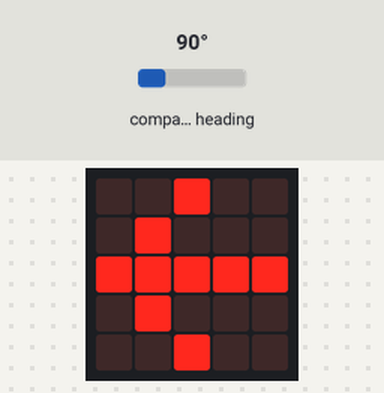
Bench run of a program on a simulated BBC micro:bit (MakeCode). On the bench: the board's 5×5 LED display. The inputs (shaded band) are chosen by the test bench; at power-on: compass heading 90°. The compass is already calibrated.

Above: at 1.2 s.
1.3 s: compass heading set to 7°
At 2.5 s:
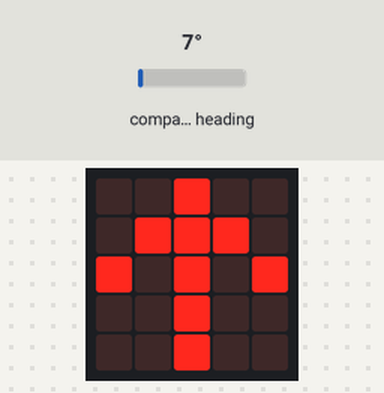
3.1 s: compass heading set to 180°
At 4.5 s:
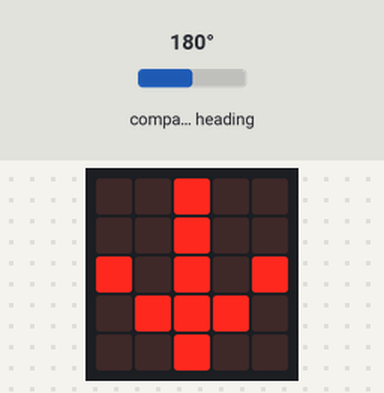
5.3 s: compass heading set to 269°
At 6.4 s:
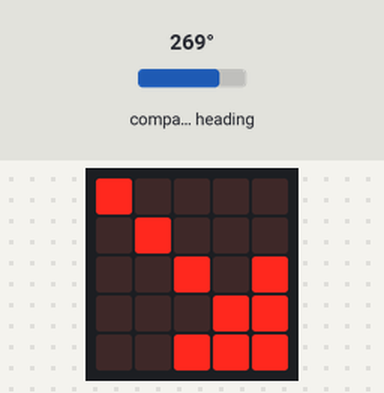
7.6 s: compass heading set to 352°
At 9.5 s:
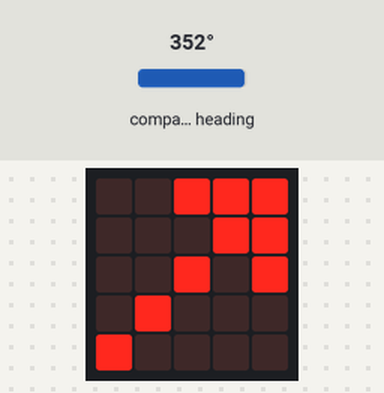
9.8 s: compass heading set to 311°
At 11.5 s:
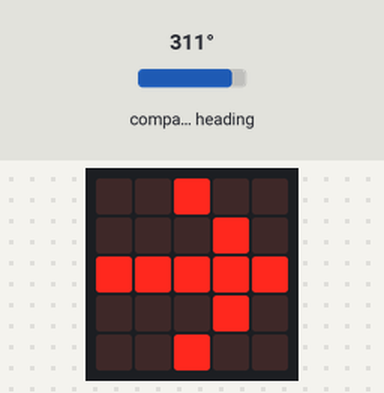
12.0 s: compass heading set to 90°
At 13.5 s:
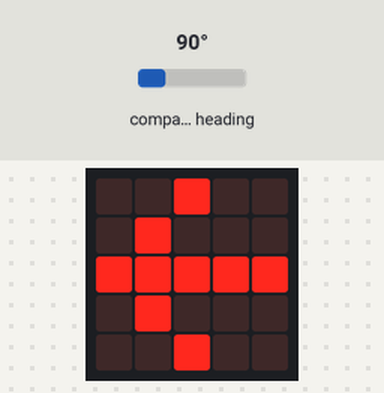
Timing chart, 0 to 15.0 s (numbered marks = the images above; inputs shaded):
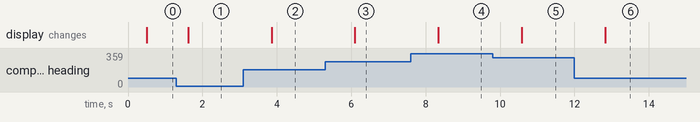

The program:

main.ts
```typescript
let Direction2 = 0
function Boussole () {
    basic.pause(500)
    Direction2 = input.compassHeading()
    if (Direction2 >= 0 && Direction2 < 45) {
        basic.showArrow(ArrowNames.North)
    }
    if (Direction2 >= 45 && Direction2 < 90) {
        basic.showArrow(ArrowNames.NorthWest)
    }
    if (Direction2 >= 90 && Direction2 < 135) {
        basic.showArrow(ArrowNames.West)
    }
    if (Direction2 >= 135 && Direction2 < 180) {
        basic.showArrow(ArrowNames.SouthWest)
    }
    if (Direction2 >= 180 && Direction2 < 225) {
        basic.showArrow(ArrowNames.South)
    }
    if (Direction2 >= 225 && Direction2 < 270) {
        basic.showArrow(ArrowNames.SouthEast)
    }
    if (Direction2 >= 270 && Direction2 < 315) {
        basic.showArrow(ArrowNames.East)
    }
    if (Direction2 >= 315 && Direction2 < 360) {
        basic.showArrow(ArrowNames.NorthEast)
    }
}
basic.forever(function () {
    Boussole()
})
```

test.ts
```typescript
// les tests vont ici ; cela ne sera pas compilé si ce paquet est utilisé en tant qu'extension.
```

Measured:
- after the input at 1.3 s, the display: changes after 0.32 s (image 1)
- after the input at 3.1 s, the display: changes after 0.76 s (image 2)
- after the input at 5.3 s, the display: changes after 0.80 s (image 3)
- after the input at 7.6 s, the display: changes after 0.74 s (image 4)
- after the input at 9.8 s, the display: changes after 0.78 s (image 5)
- after the input at 12.0 s, the display: changes after 0.82 s (image 6)
